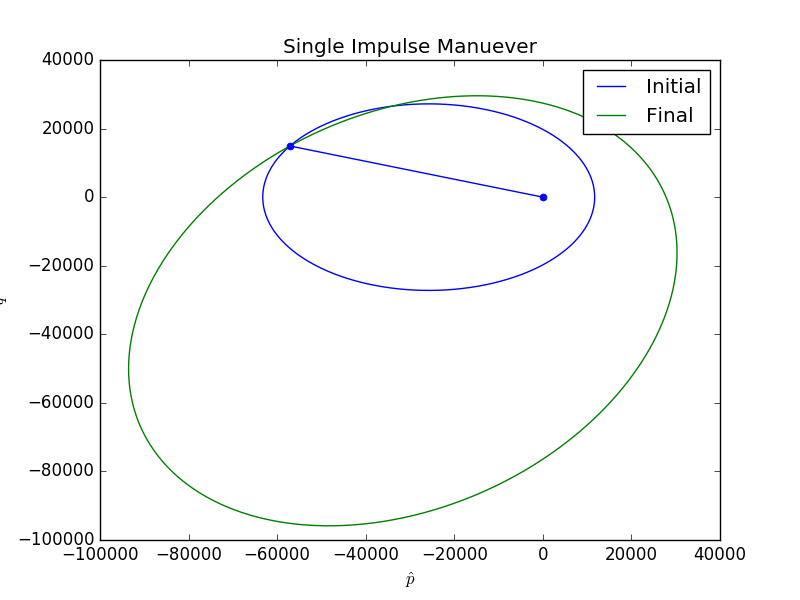

Write Python code to recreate this figure.
"""Script to solve Problem 1 HW5_2017
"""
import pdb
import numpy as np
from astro import constants, manuever, kepler
import matplotlib.pyplot as plt
from kinematics import attitude

re2km = constants.re2km
mu = constants.earth.mu
hr2sec = constants.hr2sec

# orbital parameters
mag_r = 4 * re2km
mag_v = 4.54 # km/sec
fpa = np.deg2rad(-40)
tof = 8.5 * hr2sec

delta_v = 1.2
alpha = np.deg2rad(30)
beta = np.pi - alpha

# colculate some elements
a, p, ecc, nu = manuever.rvfpa2orbit_el(mag_r, mag_v, fpa, mu)
print('Initial Orbital Elements')
kepler.orbit_el(p, ecc, 0, 0, 0, nu, mu, True)

# propogate to a new point in the orbit
Ef, Mf, nuf = kepler.tof_delta_t(p, ecc, mu, nu, tof)

# orbital elements just before the burn
print('Orbital Elements just before burn')
kepler.orbit_el(p, ecc, 0, 0, 0, nuf, mu, True)
out = kepler.elp_orbit_el(p, ecc, 0, 0, 0, nuf, mu)
r1 = np.linalg.norm(out[7])
v1 = np.linalg.norm(out[8])
fpa1 = out[4]

# compute burn
rf, vf, fpaf = manuever.single_impulse(r1, v1, fpa1, delta_v, alpha)
an, pn, eccn, nun = manuever.rvfpa2orbit_el(rf, vf, fpaf, mu)
delta_arg_p = nuf - nun
print('Orbital Elements after burn')
kepler.orbit_el(pn, eccn, 0, 0, delta_arg_p, nun, mu, True)

# generate a plot of the orbit
_, state_pqw1, _, _, sat_pqw1, _ = kepler.conic_orbit(p, ecc, 0, 0, 0, nuf, nuf, mu)
_, state_pqw2, _, _, sat_pqw2, _ = kepler.conic_orbit(pn, eccn, 0, 0, 0, nun, nun, mu)

# rotate the second orbit by the change in argument of perigee
rot_old2new = attitude.rot3(delta_arg_p)
state_pqw2 = rot_old2new.dot(state_pqw2[:, 0:3].T).T
sat_pqw2 = rot_old2new.dot(sat_pqw2[0:3])
fig, ax = plt.subplots()

ax.plot(state_pqw1[:, 0], state_pqw1[:, 1], label='Initial')
ax.plot(state_pqw2[:, 0], state_pqw2[:, 1], label='Final')

ax.plot([0, sat_pqw2[0]], [0, sat_pqw2[1]], 'b.-', markersize=10)
ax.set_title('Single Impulse Manuever')
ax.set_xlabel(r'$\hat p$')
ax.set_ylabel(r'$\hat q$')
plt.legend()
plt.show()
